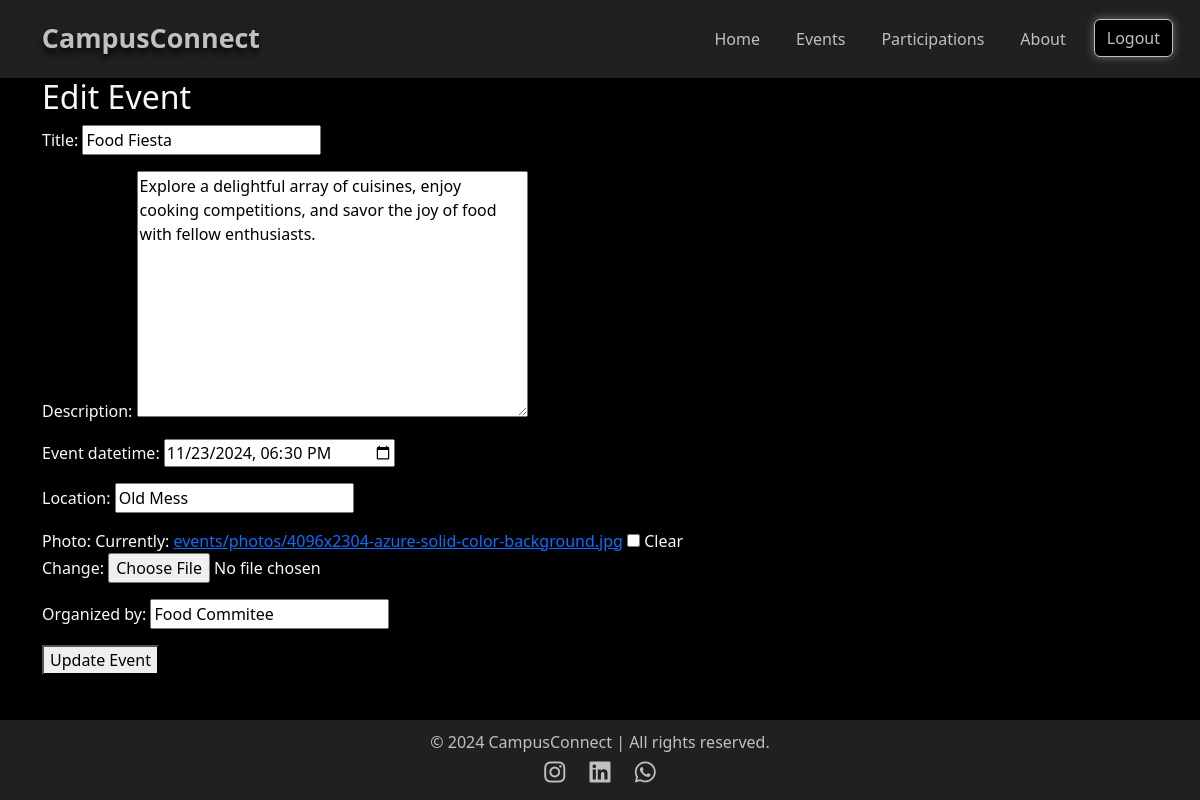
The page /update/9/ (signed in) on the database its author committed.
### events/models.py (models this page shows, shortened)
class Event(models.Model):
    user = models.ForeignKey(User, on_delete=models.CASCADE)
    title = models.CharField(max_length=255)
    description = models.TextField()
    event_datetime = models.DateTimeField(default=timezone.now)
    location = models.CharField(max_length=255)
    photo = models.ImageField(upload_to='events/photos/', blank=True, null=True)
    organized_by = models.CharField(max_length=255, default="Anonymous")
    participants = models.ManyToManyField(User, related_name="registered_events", blank=True)

### events/views.py (the view)
# urls.py: path('update/<int:event_id>/', views.update_event, name='update_event'),
@login_required
def update_event(request, event_id):
    event = get_object_or_404(Event, id=event_id)
    if event.user != request.user:
        raise Http404("You are not allowed to edit this event.")
    if request.method == 'POST':
        form = EventForm(request.POST, request.FILES, instance=event)
        if form.is_valid():
            form.save()
            messages.success(request, "Event updated successfully!")
            return redirect('events')
    else:
        form = EventForm(instance=event)
    return render(request, 'update_event.html', {'form': form})

### events/forms.py
class EventForm(forms.ModelForm):
    class Meta:
        model = Event
        fields = ['title', 'description', 'event_datetime', 'location', 'photo', 'organized_by']
        widgets = {
            'event_datetime': forms.DateTimeInput(attrs={'type': 'datetime-local'})
        }

### events/templates/update_event.html (shortened to what this page needs)
{% extends 'layout.html' %}
{% block content %}
<h2>Edit Event</h2>
<form method="POST">
    {{ form.as_p }}
    <button type="submit">Update Event</button>
</form>
{% endblock %}

### templates/layout.html (style rules this page uses)
body { background-color: #000000; color: #f8f9fa; min-height: 100vh; display: flex; flex-direction: column; }

### rows shown on the page
Event: title "Food Fiesta", description "Explore a delightful array of cuisines, enjoy cooking competitions, and savor the joy of food with fellow enthusiasts.", event_datetime "11/23/2024 18:30", location "Old Mess", organized_by "Food Commitee"
